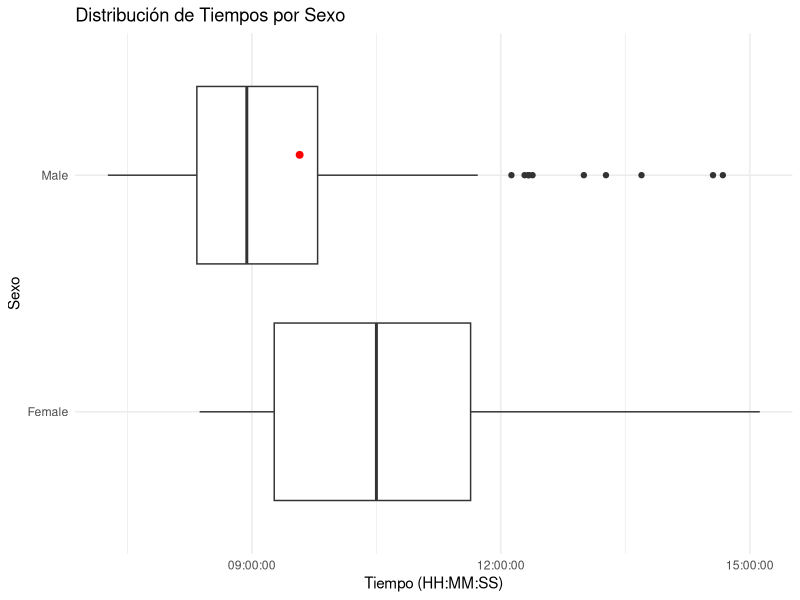
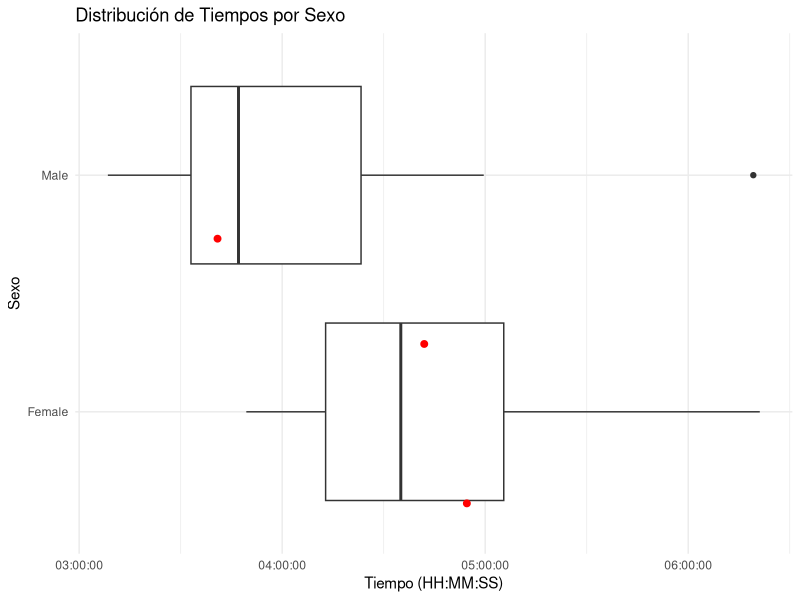
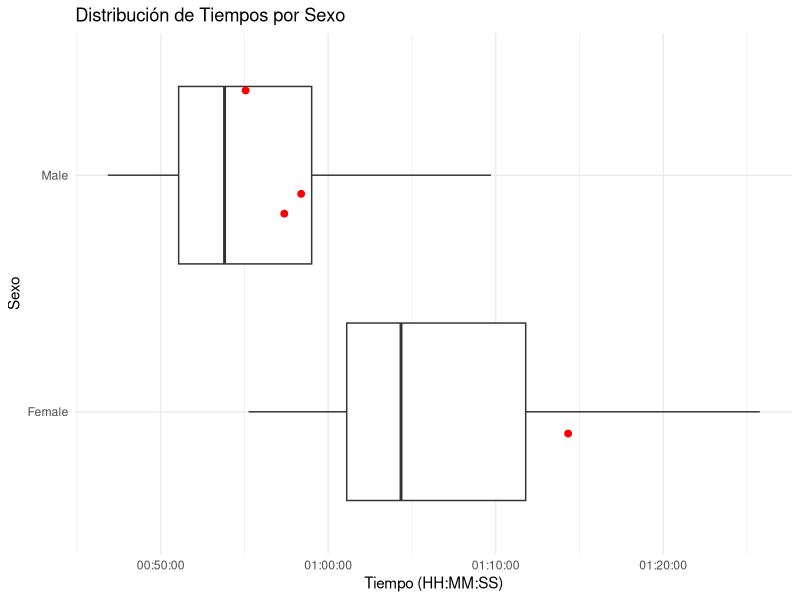
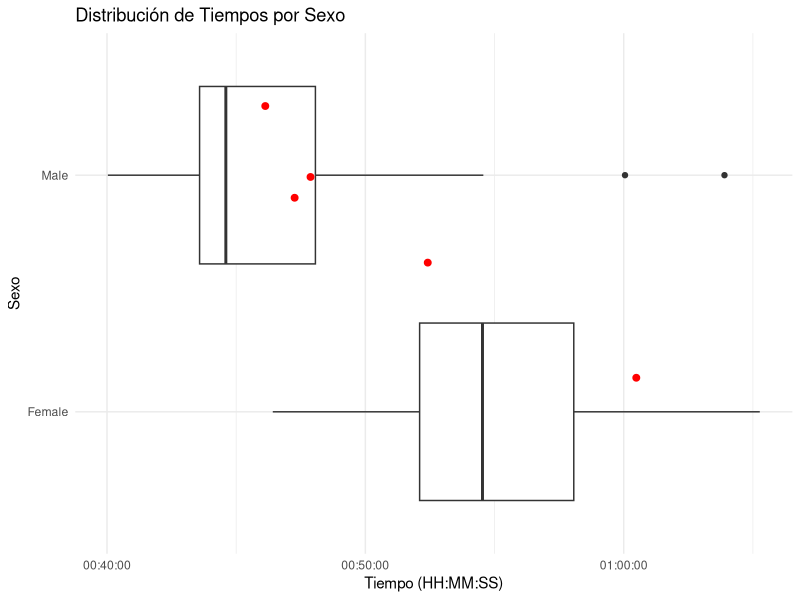

Recreate these plots in R, in order.
#Load libraries
library(readxl)
library(readr)
library(tidyverse)
library(zoo)
library(chron)
library(lubridate)
library(ggplot2)
library(dplyr)

#load data from Thailand World Mountain and Trail Running Championships 2021
#results2021 <- read_excel("data/02ResultsResults.xlsx", 
#                          col_types = c("text", "numeric", "text", "text", "text","date", "date","text", "text"))

#write.csv(results2021, file = "data/WMTRC_Thailand.csv")

#save as *.csv

# Resultados WMTRC Thailand 2021 ####
results2021 <- read_csv("data/WMTRC_Thailand.csv", col_types = cols(...1 = col_skip()))
results2021$Date <- as.Date(results2021$Date)
results2021$Time <- (times(format(results2021$Time, "%H:%M:%S")))
results2021$Times <- paste(results2021$Date, results2021$Time )
results2021$Times <- as.POSIXct(results2021$Times, format='%Y-%m-%d %H:%M:%OS')
results2021 <- results2021 %>% select(-Date, -Time)

DNS <-  results2021 |> filter(Rank == "DNS")
DNF <-  results2021 |> filter(Rank == "DNF")

DNS
DNF

#Clean data
results2021 <- na.omit(results2021)
results2021$Rank <- as.numeric(results2021$Rank)

#Subset data
cl_2021 <- results2021 |> filter(Nation=="CHI")
Long <- results2021 |> filter(Race =="Long Trail Race")  
Short <- results2021 |> filter(Race =="Short Trail Race")  
Uphill <- results2021 |> filter(Race =="Uphill Mountain Race")  
Downhill <- results2021 |> filter(Race =="Up and Downhill Mountain Race")  

#Chilean results
cl_2021 |>
  filter(Sexo == "Male") |>
  select(Race, Rank, Bib, Name, Sexo, Times) |>
  arrange(Race, Rank)

cl_2021 |>
  filter(Sexo == "Female") |>
  select(Race, Rank, Bib, Name, Sexo, Times) |>
  arrange(Race, Rank)

# General results
ggplot(Long, aes(x = Times, y = Sexo)) +
  geom_boxplot() +
  geom_jitter(aes(x = Times, y = Sexo), color = "red", size = 2, data = cl_2021 |> filter(Race == "Long Trail Race") ) +  # Puntos resaltados
  scale_x_datetime(date_labels = "%H:%M:%S") +  # Formato eje X
  labs(title = "Distribución de Tiempos por Sexo", x = "Tiempo (HH:MM:SS)", y = "Sexo") +
  theme_minimal()
summary(Long)
results2021 |> filter(Race == "Long Trail Race" & Rank <=3 & Sexo == "Male")
results2021 |> filter(Race == "Long Trail Race" & Rank <=3 & Sexo == "Female")

ggplot(Short, aes(x = Times, y = Sexo)) +
  geom_boxplot() +
  geom_jitter(aes(x = Times, y = Sexo), color = "red", size = 2, data = cl_2021 |> filter(Race == "Short Trail Race") ) +  # Puntos resaltados
  scale_x_datetime(date_labels = "%H:%M:%S") +  # Formato eje X
  labs(title = "Distribución de Tiempos por Sexo", x = "Tiempo (HH:MM:SS)", y = "Sexo") +
  theme_minimal()
summary(Short)
results2021 |> filter(Race == "Short Trail Race" & Rank <=3 & Sexo == "Male")
results2021 |> filter(Race == "Short Trail Race" & Rank <=3 & Sexo == "Female")

ggplot(Uphill, aes(x = Times, y = Sexo)) +
  geom_boxplot() +
  geom_jitter(aes(x = Times, y = Sexo), color = "red", size = 2, data = cl_2021 |> filter(Race == "Uphill Mountain Race") ) +  # Puntos resaltados
  scale_x_datetime(date_labels = "%H:%M:%S") +  # Formato eje X
  labs(title = "Distribución de Tiempos por Sexo", x = "Tiempo (HH:MM:SS)", y = "Sexo") +
  theme_minimal()
summary(Uphill)
results2021 |> filter(Race == "Uphill Mountain Race" & Rank <=3 & Sexo == "Male")
results2021 |> filter(Race == "Uphill Mountain Race" & Rank <=3 & Sexo == "Female")

ggplot(Downhill, aes(x = Times, y = Sexo)) +
  geom_boxplot() +
  geom_jitter(aes(x = Times, y = Sexo), color = "red", size = 2, data = cl_2021 |> filter(Race == "Up and Downhill Mountain Race") ) +  # Puntos resaltados
  scale_x_datetime(date_labels = "%H:%M:%S") +  # Formato eje X
  labs(title = "Distribución de Tiempos por Sexo", x = "Tiempo (HH:MM:SS)", y = "Sexo") +
  theme_minimal()
summary(Downhill)
results2021 |> filter(Race == "Up and Downhill Mountain Race" & Rank <=3 & Sexo == "Male")
results2021 |> filter(Race == "Up and Downhill Mountain Race" & Rank <=3 & Sexo == "Female")

#Medals
medals <- results2021 |> mutate(Medal = case_when(Rank == 1 ~ "Gold",
                                                  Rank == 2 ~ "Silver",
                                                  Rank == 3 ~ "Bronze",
                                                  TRUE ~ NA_character_))

medals <- na.omit(medals) 

# Contar medallas Generales por país
rank <- 
  medals |>
    group_by(Nation, Medal) |>
    summarise(Count = n(), .groups = 'drop') |>
    tidyr::pivot_wider(names_from = Medal, values_from = Count, values_fill = list(Count = 0)) |>
    mutate(Total = Gold + Silver + Bronze) |>
    arrange(desc(Total)) |>
    mutate(Ranking = row_number())

# Reordenar columnas
rank <- rank %>% select(Ranking, Nation, Gold, Silver, Bronze, Total)
rank
            
